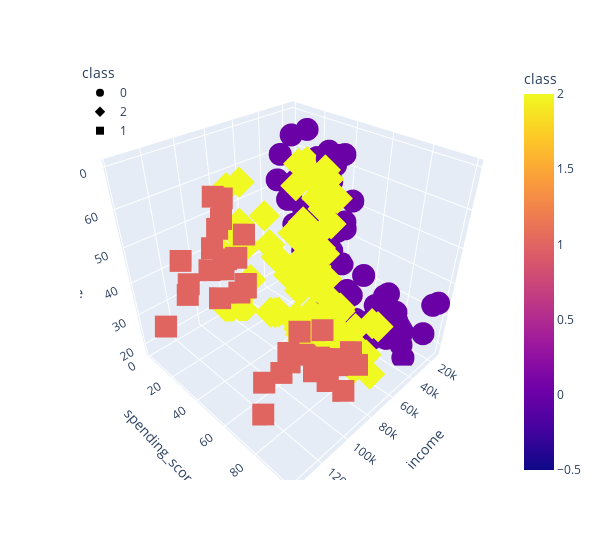

The code cell stored with this chart in its notebook:
### Code cell
# K-means with 3 clusters
kmeans(shopping_df, k=3)

### Figure 1 — Plotly figure (JSON) as saved in the notebook; plotly's stock layout.template omitted (floating-point values rounded to 4 significant figures)
{"data": [{"hovertemplate": "class=%{marker.color}<br>income=%{x}<br>spending_score=%{y}<br>age=%{z}<extra></extra>", "legendgroup": "0", "marker": {"color": [0, 0, 0, 0, 0, 0, 0, 0, 0, 0, 0, 0, 0, 0, 0, 0, 0, 0, 0, 0, 0, 0, 0, 0, 0, 0, 0, 0, 0, 0, 0, 0, 0, 0, 0, 0, 0, 0, 0, 0, 0, 0, 0, 0, 0, 0, 0, 0, 0, 0, 0, 0, 0, 0, 0, 0, 0, 0, 0, 0, 0, 0, 0, 0, 0, 0, 0, 0, 0, 0, 0, 0], "coloraxis": "coloraxis", "symbol": "circle"}, "mode": "markers", "name": "0", "scene": "scene", "showlegend": true, "type": "scatter3d", "x": [15000, 15000, 16000, 16000, 17000, 17000, 18000, 18000, 19000, 19000, 19000, 19000, 20000, 20000, 20000, 20000, 21000, 21000, 23000, 23000, 24000, 24000, 25000, 25000, 28000, 28000, 28000, 28000, 29000, 29000, 30000, 30000, 33000, 33000, 33000, 33000, 34000, 34000, 37000, 37000, 38000, 38000, 39000, 39000, 39000, 39000, 40000, 40000, 40000, 40000, 42000, 42000, 43000, 43000, 43000, 43000, 44000, 44000, 46000, 46000, 46000, 46000, 47000, 47000, 48000, 48000, 48000, 48000, 48000, 48000, 49000, 49000], "y": [39, 81, 6, 77, 40, 76, 6, 94, 3, 72, 14, 99, 15, 77, 13, 79, 35, 66, 29, 98, 35, 73, 5, 73, 14, 82, 32, 61, 31, 87, 4, 73, 4, 92, 14, 81, 17, 73, 26, 75, 35, 92, 36, 61, 28, 65, 55, 47, 42, 42, 52, 60, 54, 60, 45, 41, 50, 46, 51, 46, 56, 55, 52, 59, 51, 59, 50, 48, 59, 47, 55, 42], "z": [19, 21, 20, 23, 31, 22, 35, 23, 64, 30, 67, 35, 58, 24, 37, 22, 35, 20, 52, 35, 35, 25, 46, 31, 54, 29, 45, 35, 40, 23, 60, 21, 53, 18, 49, 21, 42, 30, 36, 20, 65, 24, 48, 31, 49, 24, 50, 27, 29, 31, 49, 33, 31, 59, 50, 47, 51, 69, 27, 53, 70, 19, 67, 54, 63, 18, 43, 68, 19, 32, 70, 47]}, {"hovertemplate": "class=%{marker.color}<br>income=%{x}<br>spending_score=%{y}<br>age=%{z}<extra></extra>", "legendgroup": "2", "marker": {"color": [2, 2, 2, 2, 2, 2, 2, 2, 2, 2, 2, 2, 2, 2, 2, 2, 2, 2, 2, 2, 2, 2, 2, 2, 2, 2, 2, 2, 2, 2, 2, 2, 2, 2, 2, 2, 2, 2, 2, 2, 2, 2, 2, 2, 2, 2, 2, 2, 2, 2, 2, 2, 2, 2, 2, 2, 2, 2, 2, 2, 2, 2, 2, 2, 2, 2, 2, 2, 2, 2, 2, 2, 2, 2, 2, 2, 2, 2, 2, 2, 2, 2, 2, 2, 2, 2, 2, 2, 2, 2, 2, 2], "coloraxis": "coloraxis", "symbol": "diamond"}, "mode": "markers", "name": "2", "scene": "scene", "showlegend": true, "type": "scatter3d", "x": [50000, 50000, 54000, 54000, 54000, 54000, 54000, 54000, 54000, 54000, 54000, 54000, 54000, 54000, 57000, 57000, 58000, 58000, 59000, 59000, 60000, 60000, 60000, 60000, 60000, 60000, 61000, 61000, 62000, 62000, 62000, 62000, 62000, 62000, 63000, 63000, 63000, 63000, 63000, 63000, 64000, 64000, 65000, 65000, 65000, 65000, 67000, 67000, 67000, 67000, 69000, 69000, 70000, 70000, 71000, 71000, 71000, 71000, 71000, 71000, 72000, 72000, 73000, 73000, 73000, 73000, 74000, 74000, 75000, 75000, 76000, 76000, 77000, 77000, 77000, 77000, 78000, 78000, 78000, 78000, 78000, 78000, 78000, 78000, 78000, 78000, 78000, 78000, 79000, 79000, 81000, 81000], "y": [49, 56, 47, 54, 53, 48, 52, 42, 51, 55, 41, 44, 57, 46, 58, 55, 60, 46, 55, 41, 49, 40, 42, 52, 47, 50, 42, 49, 41, 48, 59, 55, 56, 42, 50, 46, 43, 48, 52, 54, 42, 46, 48, 50, 43, 59, 43, 57, 56, 40, 58, 91, 29, 77, 35, 95, 11, 75, 9, 75, 34, 71, 5, 88, 7, 73, 10, 72, 5, 93, 40, 87, 12, 97, 36, 74, 22, 90, 17, 88, 20, 76, 16, 89, 1, 78, 1, 73, 35, 83, 5, 93], "z": [60, 60, 59, 26, 45, 40, 23, 49, 57, 38, 67, 46, 21, 48, 55, 22, 34, 50, 68, 18, 48, 40, 32, 24, 47, 27, 48, 20, 23, 49, 67, 26, 49, 21, 66, 54, 68, 66, 65, 19, 38, 19, 18, 19, 63, 49, 51, 50, 27, 38, 40, 39, 23, 31, 43, 40, 59, 38, 47, 39, 25, 31, 20, 29, 44, 32, 19, 35, 57, 32, 28, 32, 25, 28, 48, 32, 34, 34, 43, 39, 44, 38, 47, 27, 37, 30, 34, 30, 56, 29, 19, 31]}, {"hovertemplate": "class=%{marker.color}<br>income=%{x}<br>spending_score=%{y}<br>age=%{z}<extra></extra>", "legendgroup": "1", "marker": {"color": [1, 1, 1, 1, 1, 1, 1, 1, 1, 1, 1, 1, 1, 1, 1, 1, 1, 1, 1, 1, 1, 1, 1, 1, 1, 1, 1, 1, 1, 1, 1, 1, 1, 1, 1, 1], "coloraxis": "coloraxis", "symbol": "square"}, "mode": "markers", "name": "1", "scene": "scene", "showlegend": true, "type": "scatter3d", "x": [85000, 85000, 86000, 86000, 87000, 87000, 87000, 87000, 87000, 87000, 88000, 88000, 88000, 88000, 93000, 93000, 97000, 97000, 98000, 98000, 99000, 99000, 101000, 101000, 103000, 103000, 103000, 103000, 113000, 113000, 120000, 120000, 126000, 126000, 137000, 137000], "y": [26, 75, 20, 95, 27, 63, 13, 75, 10, 92, 13, 86, 15, 69, 14, 90, 32, 86, 15, 88, 39, 97, 24, 68, 17, 85, 23, 69, 8, 91, 16, 79, 28, 74, 18, 83], "z": [50, 36, 42, 33, 36, 32, 40, 28, 36, 36, 52, 30, 58, 27, 59, 35, 37, 32, 46, 29, 41, 30, 54, 28, 41, 36, 34, 32, 33, 38, 47, 35, 45, 32, 32, 30]}], "layout": {"coloraxis": {"colorbar": {"title": {"text": "class"}}, "colorscale": [[0, "#0d0887"], [0.1111, "#46039f"], [0.2222, "#7201a8"], [0.3333, "#9c179e"], [0.4444, "#bd3786"], [0.5556, "#d8576b"], [0.6667, "#ed7953"], [0.7778, "#fb9f3a"], [0.8889, "#fdca26"], [1, "#f0f921"]]}, "legend": {"title": {"text": "class"}, "tracegroupgap": 0, "x": 0, "y": 1}, "margin": {"t": 60}, "scene": {"domain": {"x": [0, 1], "y": [0, 1]}, "xaxis": {"title": {"text": "income"}}, "yaxis": {"title": {"text": "spending_score"}}, "zaxis": {"title": {"text": "age"}}}, "width": 600}}
